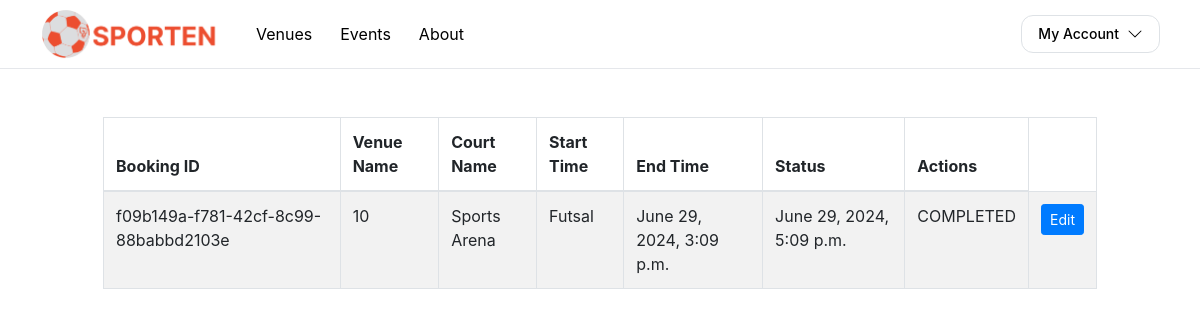
Before: /my_bookings/ (signed in) with the older database file.
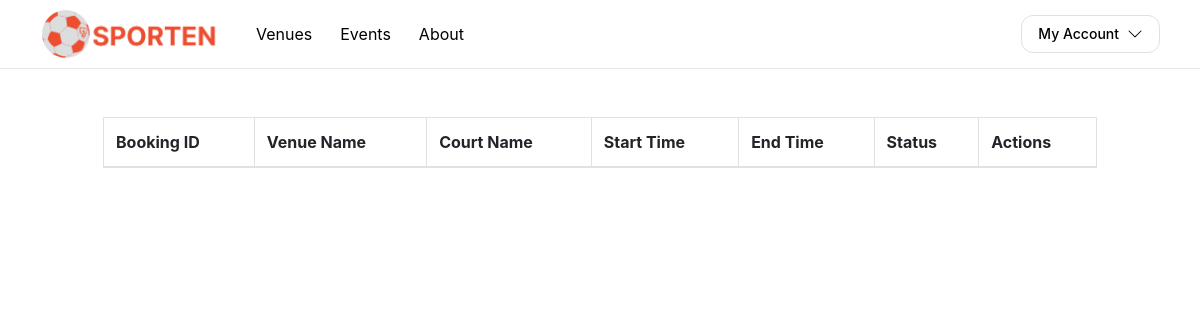
After: the same page with the newer database file.
### base/models.py (models this page shows, shortened)
class BookingCourt(models.Model):
    booking = models.ForeignKey("Booking", on_delete=models.CASCADE)
    court = models.ForeignKey("Court", on_delete=models.CASCADE)
    startTime = models.DateTimeField()
    endTime = models.DateTimeField()

class Booking(models.Model):
    statusChoices = [
        ('PENDING', 'Pending'),
        ('CANCELLED', 'Cancelled'),
        ('COMPLETED', 'Completed'),
    ]
    bookingID = models.UUIDField(primary_key=True, default=uuid.uuid4, editable=False)
    userID = models.ForeignKey("User", on_delete=models.CASCADE)
    bookTime = models.DateTimeField(auto_now_add=True)
    price = models.DecimalField(decimal_places=2, max_digits=10)
    status = models.CharField(
        max_length=10,
        choices=statusChoices,
        default='PENDING',
    )

class Court(models.Model):
    courtName = models.CharField(max_length=255)
    opening = models.TimeField()
    closing = models.TimeField()
    rate = models.DecimalField(decimal_places=2, max_digits=10)
    bookingToggle = models.BooleanField()
    venueID = models.ForeignKey("Venue", on_delete=models.CASCADE)

class Venue(models.Model):
    venueName = models.CharField(max_length=255)
    bookingToggle = models.BooleanField()
    image = models.ImageField(upload_to='venues/', blank=True, null=True)
    description = models.TextField(blank=True, null=True)

### base/views.py (the view)
# urls.py: path('my_bookings/', views.my_bookings, name='my_bookings'),
@login_required
def my_bookings(request):
    bookings = BookingCourt.objects.select_related('booking__userID', 'court__venueID').filter(booking__userID=request.user)
    return render(request, 'my_bookings.html', {'bookings': bookings})

### base/templates/my_bookings.html (shortened to what this page needs)
{% extends "base.html" %}
{% block content %}
    <div class="container mt-5">
        <table id="bookingsTable" class="table table-striped table-bordered">
            <thead>
                <tr>
                    <th>Booking ID</th>
                    <th>Venue Name</th>
                    <th>Court Name</th>
                    <th>Start Time</th>
                    <th>End Time</th>
                    <th>Status</th>
                    <th>Actions</th>
                </tr>
            </thead>
            <tbody>
                {% for booking_court in bookings %}
                <tr>
                    <td>{{ booking_court.booking.bookingID }}</td>
                    <td>{{ booking_court.id }}</td>
                    <td>{{ booking_court.court.venueID.venueName }}</td>
                    <td>{{ booking_court.court.courtName }}</td>
                    <td>{{ booking_court.startTime }}</td>
                    <td>{{ booking_court.endTime }}</td>
                    <td>{{ booking_court.booking.status }}</td>
                    <td>
                        {% if booking_court.startTime|timeuntil < '48:00:00' %}
                            <button class="btn btn-primary btn-sm" onclick="editBooking('{{ booking_court.id }}')">Edit</button>
                        {% endif %}
                    </td>
                </tr>
                {% endfor %}
            </tbody>
        </table>
    </div>
{% endblock %}

Changed rows visible on the page:
no longer on this page (row edited): BookingCourt: booking.bookingID "f09b149a-f781-42cf-8c99-88babbd2103e", id "10", court.venueID.venueName "Sports Arena", court.courtName "Futsal", startTime "June 29, 2024, 3:09 p.m.", endTime "June 29, 2024, 5:09 p.m.", booking.status "COMPLETED"
